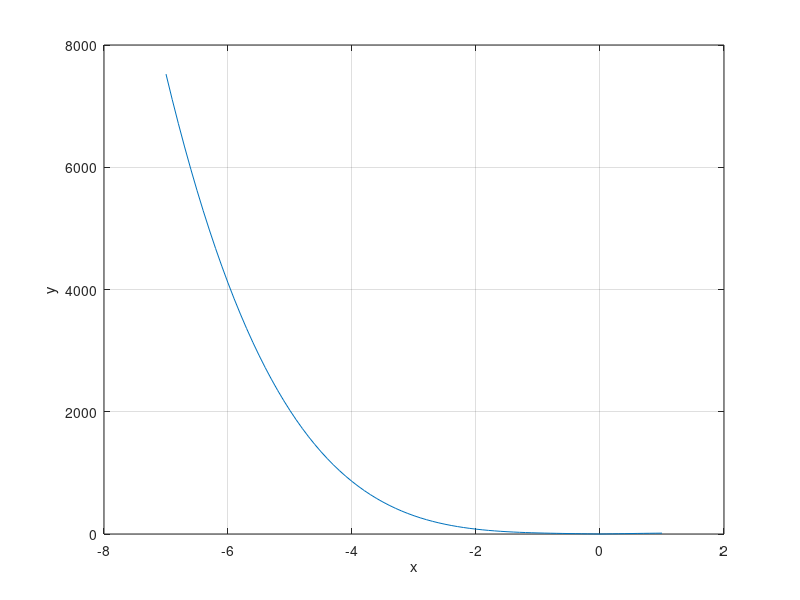

The MATLAB script that drew this image:
f = @(x) 3*x.^4 - 0.8*x.^3-1.2*x.^2-15*x;
a=-7;
b=1;
e=0.1;
 
x = a:e:b;
y=3*x.^4 - 0.8*x.^3-1.2*x.^2-15*x;
plot (x,abs(y))
grid on; xlabel('x'); ylabel('y');
k = 0;
x = a-(f(a)*(b-a))/(f(b)-f(a));
k = k+1;
while (abs(x-a)>e)
    a = x;
    x = a-(f(a)*(b-a))/(f(b)-f(a));
    k = k+1;
end;
 
disp(sprintf('Answer: %g',x))
disp(sprintf('Number of iterations: %g',k))